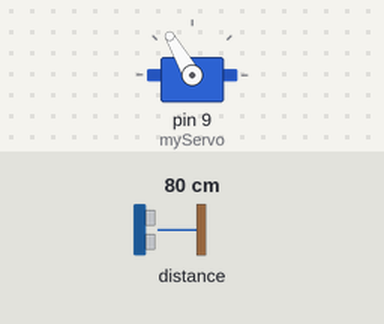
The sketch below on a simulated Arduino Uno, built with avr-gcc and run on an emulated ATmega328P. On the bench: servo. The test bench sets the inputs (shaded band); at power-on: distance to the obstacle 80 cm. What the sketch prints to the serial monitor is not drawn.

Above: at 1.2 s.
1.3 s: distance to the obstacle set to 2 cm
Timing chart, 0 to 4.3 s (numbered marks = the images above; inputs shaded):
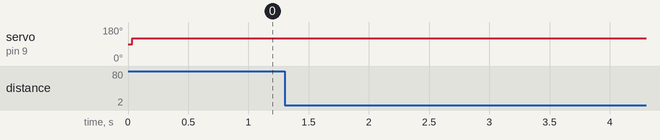

The sketch:

pickup_test.ino
```cpp
#include <Wire.h>
#include <VL53L0X.h>
#include <Servo.h>  // サーボライブラリのインクルード

VL53L0X sensor;
Servo myServo;  // サーボオブジェクトの作成

const int servo_close = 89; // アームの閉じ具合　値を小さく→強くつかむ　大きく→緩くつかむ
const int servo_middle = 100; // 中間の開き具合　緩くつかみたいとき用　※値は仮置き
const int servo_open = 120; // アームの開き具合

void setup() {
  Serial.begin(9600);
  Wire.begin();

  sensor.setTimeout(500);
  if (!sensor.init()) {
    Serial.println("Failed to detect and initialize sensor!");
    while (1) {}
  }

  // サーボの接続ピンを設定
  myServo.attach(9);  // サーボを9番ピンに接続

  // 距離センサを連続モードで開始
  sensor.startContinuous();


}

void loop() {

// シリアル通信からの入力によるアームの開閉制御
/*
  if (Serial.available() > 0) {
    char input = Serial.read();  // 入力を読み取る

    if (input == '0') {
      myServo.write(servo_close);  // サーボを閉じる
      Serial.println("Servo close");
    }
    if (input == '1') {
      myServo.write(servo_open);  // サーボを開く
      Serial.println("Servo open");
    }
    else if (input == '2') {
      myServo.write(servo_middle);  // サーボを緩く閉じる
      Serial.println("Servo middle");
    } else {
      Serial.println("Invalid input. Enter 0 to close or 1 to open or 2 to middle.");
    }
  }
*/

// 以下距離センサの値によるアームの開閉制御

  int distance = sensor.readRangeContinuousMillimeters();  // 距離をmm単位で読み取る

  if (sensor.timeoutOccurred()) {
    Serial.println(" TIMEOUT");
  }

  Serial.print("Distance: ");
  Serial.print(distance);

  // ブロックが遠い場合、アームを解放
  if (distance > 120) {
    myServo.write(servo_open);
    Serial.println(" ");
  }

  // ブロックが近づいた場合、アームを閉じる
  if (distance <= 120 && distance >= 95) {
    myServo.write(servo_close);
    Serial.println(" Servo close");
  }

  // ブロックが押し込まれた場合、アームを解放
  else if (distance < 95) {
    myServo.write(servo_open);
    Serial.println(" Servo open");
    delay(5000);  //離して下がる間の待ち時間
  }

  delay(100);  // 次の測定までの待機時間

}
```

Measured:
- after the input at 1.3 s, every drawn part: stays the same
